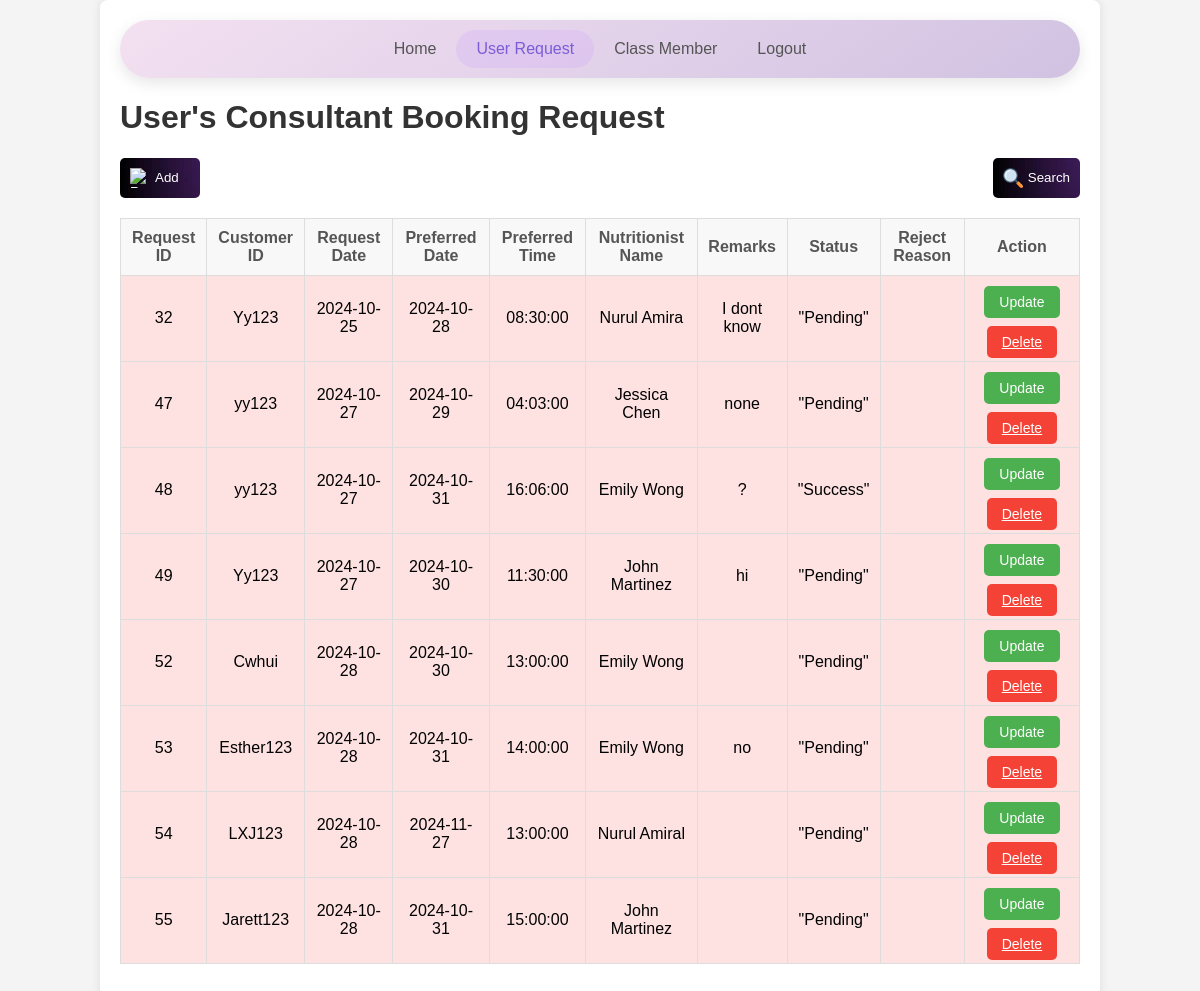
/huan_fitness_pal/userRequest.php, run on an earlier commit of the app's database.
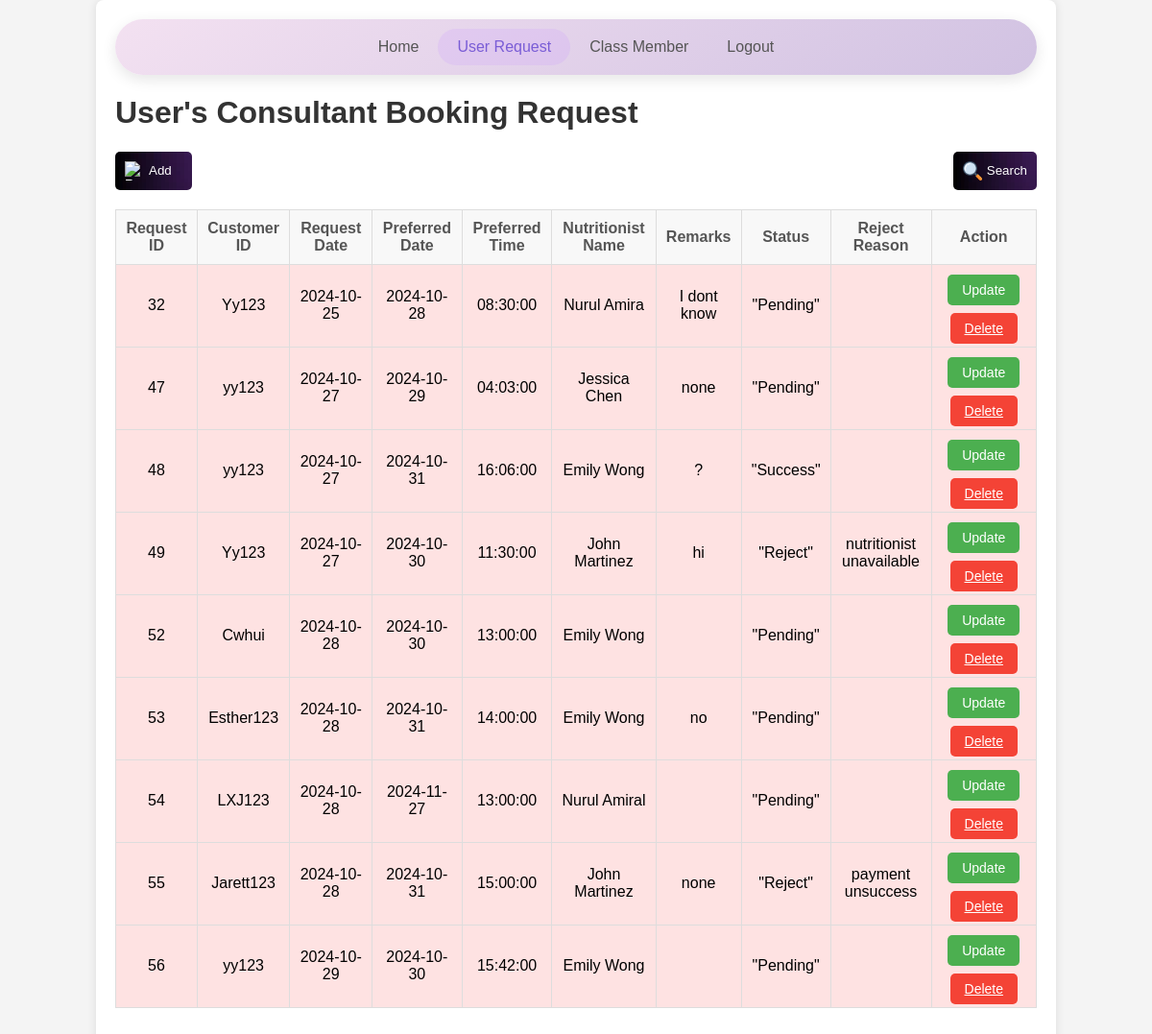
And on a later commit of the database.
### tables this page shows
CREATE TABLE `userrequest` (
  `requestId` int(4) NOT NULL,
  `custID` varchar(15) NOT NULL,
  `requestdate` date NOT NULL DEFAULT current_timestamp(),
  `predate` date NOT NULL,
  `pretime` time NOT NULL,
  `nutritionistName` varchar(255) NOT NULL,
  `remarks` text NOT NULL,
  `status` varchar(50) NOT NULL DEFAULT '"Pending"',
  `reason` varchar(255) NOT NULL
);

### huan_fitness_pal/userRequest.php (the view, shortened to what this page needs)
<?php
include('connection.php');
if (isset($_POST['search'])) {
    $searchType = $_POST['searchType'];
    $searchValue = $_POST['searchValue'];
    switch ($searchType) {
        case 'custID':
            $query = "SELECT * FROM userrequest WHERE custID = '$searchValue'";
            break;
        case 'nutritionistName':
            $query = "SELECT * FROM userrequest WHERE nutritionistName = '$searchValue'";
            break;
        case 'predate':
            $query = "SELECT * FROM userrequest WHERE predate = '$searchValue'";
            break;
        case 'pretime':
            $query = "SELECT * FROM userrequest WHERE pretime = '$searchValue'";
            break;
        default:
            $query = "SELECT * FROM userrequest";
    }
    $searchType = '';
    $searchValue = '';
} else {
    $query = "SELECT * FROM userrequest";
}
$result = mysqli_query($conn, $query);
?>
<!DOCTYPE html>
<html lang="en">
<head>
    <link rel="stylesheet" type="text/css" href="general.css">
</head>
<body>
    <div class="container">
        <div class="navbar">
            <a href="admin_home.php">Home</a>
            <a href="userRequest.php" class="active">User Request</a>
            <a href="classMember.php">Class Member</a>
            <a href="logout.php">Logout</a>
        </div>
        <h1>User's Consultant Booking Request</h1>
        <div style="display:flex; justify-content: space-between; align-items: center;">
            <button class="add-button" onclick="openAddModal()">
                <img src="https://cdn-icons-png.flaticon.com/512/6335/6335606.png" alt="Request Consultant"> Add
            </button>
            <button class="search-button" onclick="openSearchModal()">
                <img src="search-icon.png" alt="Search"> Search
            </button>
        </div>
        <table>
            <tr>
                <th>Request ID</th>
                <th>Customer ID</th>
                <th>Request Date</th>
                <th>Preferred Date</th>
                <th>Preferred Time</th>
                <th>Nutritionist Name</th>
                <th>Remarks</th>
                <th>Status</th>
                <th>Reject Reason</th>
                <th>Action</th>
            </tr>
            <?php
            $today = date('Y-m-d');
            $currentTime = date('H:i:s');
            while ($row = mysqli_fetch_assoc($result)) {
                $isPastDate = false;
                if ($row['predate'] == $today && $row['pretime'] < $currentTime) {
                    $isPastDate = true;
                } elseif ($row['predate'] < $today) {
                    $isPastDate = true;
                }
                ?>
                <tr style="background-color: <?php echo $isPastDate ? '#fee2e2' : 'transparent'; ?>;">
                    <td><?php echo htmlspecialchars($row['requestId']); ?></td>
                    <td><?php echo htmlspecialchars($row['custID']); ?></td>
                    <td><?php echo htmlspecialchars($row['requestdate']); ?></td>
                    <td><?php echo htmlspecialchars($row['predate']); ?></td>
                    <td><?php echo htmlspecialchars($row['pretime']); ?></td>
                    <td><?php echo htmlspecialchars($row['nutritionistName']); ?></td>
                    <td><?php echo htmlspecialchars($row['remarks']); ?></td>
                    <td><?php echo htmlspecialchars($row['status']); ?></td>
                    <td><?php echo htmlspecialchars($row['reason']); ?></td>
                    <td>
                        <button class="action-button update-button" onclick="openUpdateModal('<?php echo addslashes(htmlspecialchars($row['requestId'])); ?>',
            '<?php echo addslashes(htmlspecialchars($row['predate'])); ?>',
            '<?php echo addslashes(htmlspecialchars($row['pretime'])); ?>',
            '<?php echo addslashes(htmlspecialchars($row['nutritionistName'])); ?>',
            '<?php echo addslashes(htmlspecialchars($row['remarks'])); ?>',
            '<?php echo addslashes(htmlspecialchars($row['status'])); ?>',
            '<?php echo addslashes(htmlspecialchars($row['reason'] ?? '')); ?>')">Update
                        </button>
                        <a href="userrequest.php?delete=<?php echo $row['requestId']; ?>"
                            class="action-button delete-button"
                            onclick="return confirm('Are you sure you want to delete this record?')">Delete</a>
                    </td>
                </tr>
            <?php } ?>
        </table>
    </div>
</body>
</html>

### huan_fitness_pal/general.css (style rules this page uses)
body { font-family: Arial, sans-serif; background-color: #f4f4f4; margin: 0; padding: 0; }
.container { width: 80%; margin: 0 auto; background: #fff; padding: 20px; box-shadow: 0 0 10px rgba(0, 0, 0, 0.1); border-radius: 8px; margin-top: 20px; }
h1, h2 { color: #333; }
table { width: 100%; border-collapse: collapse; margin: 20px 0; }
table th, table td { border: 1px solid #ddd; padding: 10px; text-align: center; }
table th { background-color: #f8f8f8; color: #555; }

### huan_fitness_pal/userRequest.php (style rules this page uses)
.container { max-width: 1200px; margin: 0 auto; overflow-x: auto; }
.navbar { display: flex; justify-content: center; background: linear-gradient(145deg, #f3e1f1, #d1c2e2); padding: 10px 20px; border-radius: 30px; box-shadow: 0 5px 15px rgba(0, 0, 0, 0.1); }
.navbar a { text-decoration: none; padding: 10px 20px; color: #555; border-radius: 20px; transition: all 0.3s ease; font-weight: 500; }
.navbar .active { background: rgba(200, 150, 255, 0.2); color: #7a5dd6; }
.action-button { padding: 8px 15px; border: none; border-radius: 5px; cursor: pointer; background: 0.3s ease; font-size: 14px; margin: 0 5px; }
.update-button { background-color: #4CAF50; color: white; margin-bottom: 15px; }
.delete-button { background-color: #f44336; color: white; }
.search-button { background-image: url("gradient.png"); color: white; border: none; border-radius: 5px; cursor: pointer; padding: 10px; display: flex; align-items: center; gap: 5px; }
.search-button img { width: 20px; height: 20px; }
.add-button { background-image: url("gradient.png"); color: white; border: none; border-radius: 5px; cursor: pointer; padding: 10px; display: flex; align-items: center; gap: 5px; width: 80px; }
.add-button img { width: 20px; height: 20px; }

What changed in the data, as far as the page shows it:
changed userrequest "hi": status "\"Pending\"" → "\"Reject\""; reason (not shown) → "nutritionist unavailable"
changed userrequest "Jarett123": remarks (not shown) → "none"; status "\"Pending\"" → "\"Reject\""; reason (not shown) → "payment unsuccess"
added userrequest: requestId "56", custID "yy123", requestdate "2024-10-29", predate "2024-10-30", pretime "15:42:00", nutritionistName "Emily Wong", status "\"Pending\""
